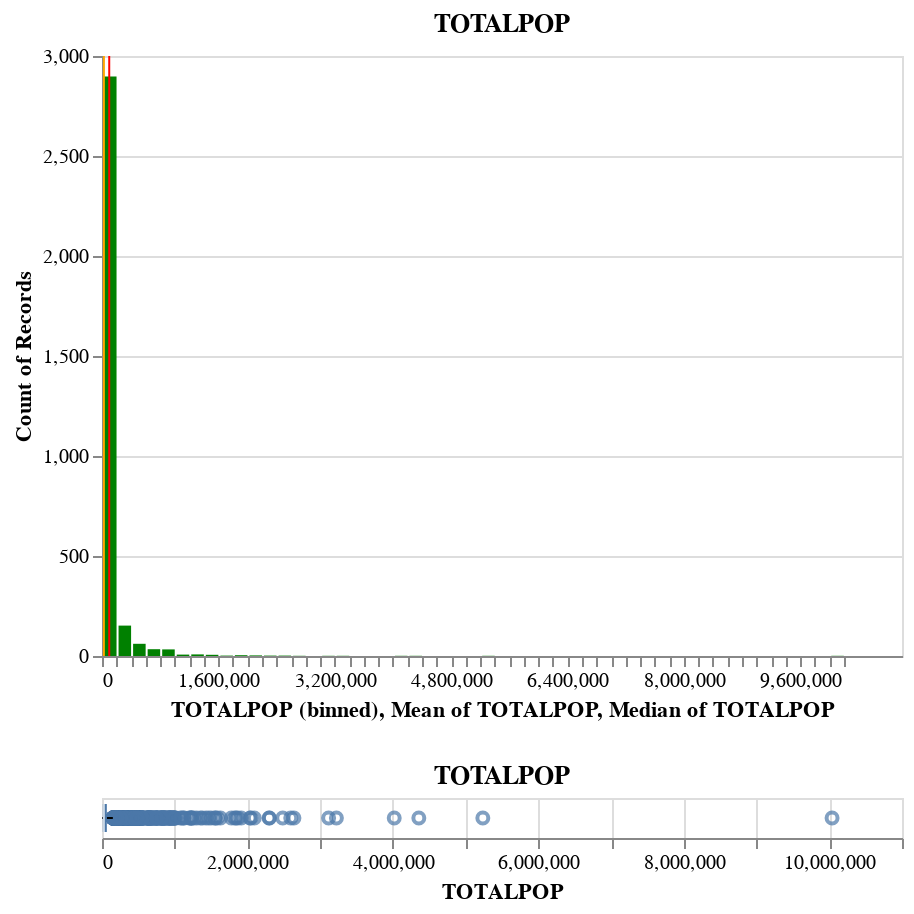
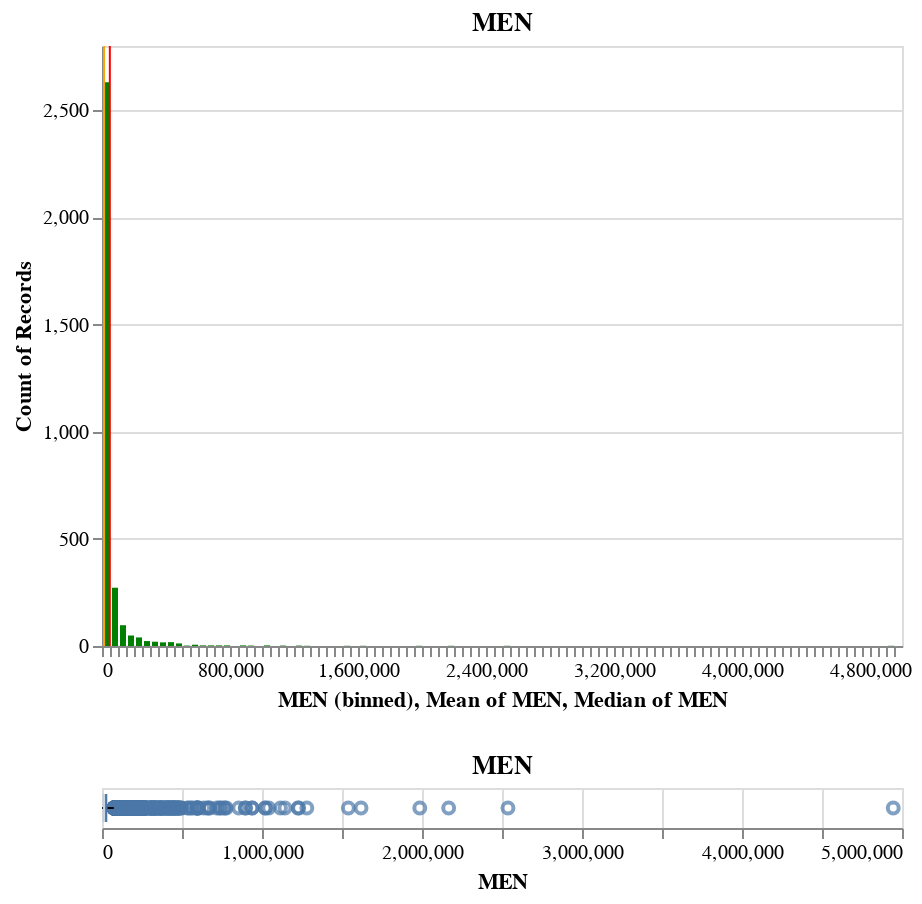
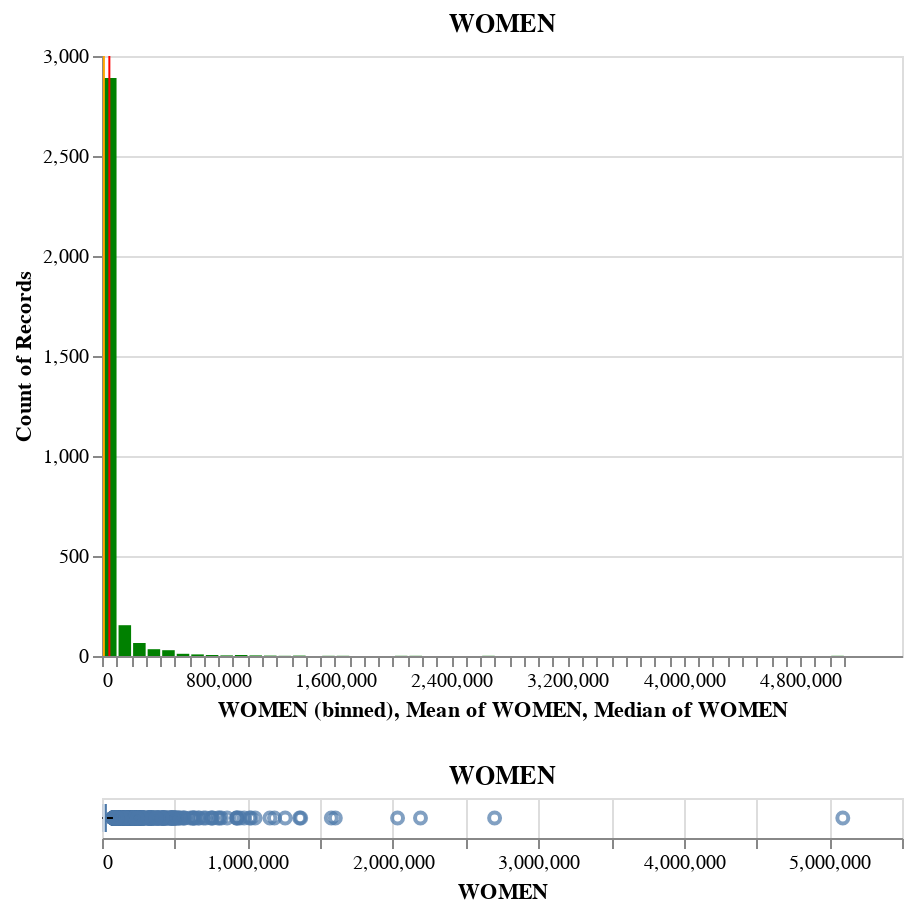
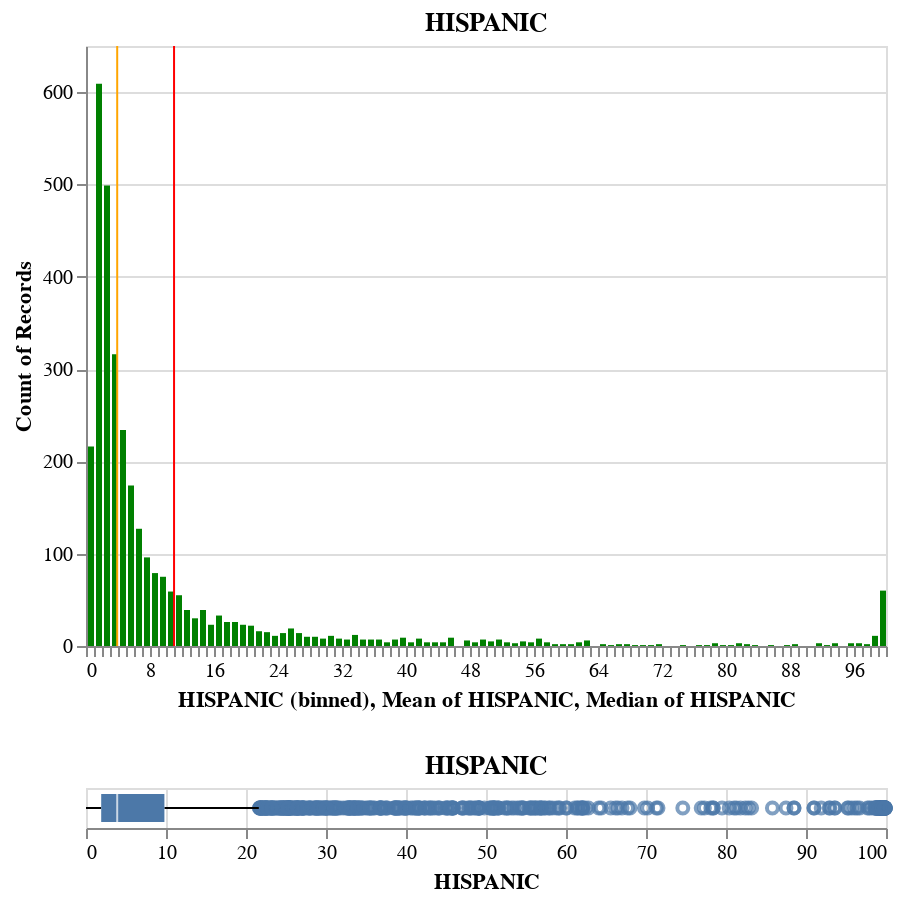

Notebook code cell kept with these figures, in order:
### Code cell
# Call the function in a cell using IPython display to chart all the columns at the same time
from IPython.display import display

for col in numeric_features:
    chart = plotDistributionForColumn(census_df, col)
    display(chart)

### Figure 1 — Vega-Lite specification as saved in the notebook (floating-point values rounded to 4 significant figures; data arrays with more than 128 entries replaced by an {"elided": "..."} marker saying what was removed)
{"config": {"view": {"continuousWidth": 400, "continuousHeight": 300}}, "vconcat": [{"layer": [{"mark": {"type": "bar", "color": "green"}, "encoding": {"x": {"type": "quantitative", "bin": {"maxbins": 100}, "field": "TOTALPOP"}, "y": {"type": "quantitative", "aggregate": "count"}}, "title": "TOTALPOP"}, {"mark": {"type": "rule", "color": "red"}, "encoding": {"x": {"type": "quantitative", "aggregate": "mean", "field": "TOTALPOP"}}}, {"mark": {"type": "rule", "color": "orange"}, "encoding": {"x": {"type": "quantitative", "aggregate": "median", "field": "TOTALPOP"}}}]}, {"mark": "boxplot", "encoding": {"x": {"type": "quantitative", "field": "TOTALPOP"}}, "title": "TOTALPOP"}], "data": {"name": "data-996752fd7bcff69c65c83aed4a8a4384"}, "$schema": "https://vega.github.io/schema/vega-lite/v4.8.1.json", "datasets": {"data-996752fd7bcff69c65c83aed4a8a4384": {"elided": "3218 records"}}}

### Figure 2 — Vega-Lite specification as saved in the notebook (floating-point values rounded to 4 significant figures; data arrays with more than 128 entries replaced by an {"elided": "..."} marker saying what was removed)
{"config": {"view": {"continuousWidth": 400, "continuousHeight": 300}}, "vconcat": [{"layer": [{"mark": {"type": "bar", "color": "green"}, "encoding": {"x": {"type": "quantitative", "bin": {"maxbins": 100}, "field": "MEN"}, "y": {"type": "quantitative", "aggregate": "count"}}, "title": "MEN"}, {"mark": {"type": "rule", "color": "red"}, "encoding": {"x": {"type": "quantitative", "aggregate": "mean", "field": "MEN"}}}, {"mark": {"type": "rule", "color": "orange"}, "encoding": {"x": {"type": "quantitative", "aggregate": "median", "field": "MEN"}}}]}, {"mark": "boxplot", "encoding": {"x": {"type": "quantitative", "field": "MEN"}}, "title": "MEN"}], "data": {"name": "data-0a98b6f2b29a47acc23149c5053b2685"}, "$schema": "https://vega.github.io/schema/vega-lite/v4.8.1.json", "datasets": {"data-0a98b6f2b29a47acc23149c5053b2685": {"elided": "3218 records"}}}

### Figure 3 — Vega-Lite specification as saved in the notebook (floating-point values rounded to 4 significant figures; data arrays with more than 128 entries replaced by an {"elided": "..."} marker saying what was removed)
{"config": {"view": {"continuousWidth": 400, "continuousHeight": 300}}, "vconcat": [{"layer": [{"mark": {"type": "bar", "color": "green"}, "encoding": {"x": {"type": "quantitative", "bin": {"maxbins": 100}, "field": "WOMEN"}, "y": {"type": "quantitative", "aggregate": "count"}}, "title": "WOMEN"}, {"mark": {"type": "rule", "color": "red"}, "encoding": {"x": {"type": "quantitative", "aggregate": "mean", "field": "WOMEN"}}}, {"mark": {"type": "rule", "color": "orange"}, "encoding": {"x": {"type": "quantitative", "aggregate": "median", "field": "WOMEN"}}}]}, {"mark": "boxplot", "encoding": {"x": {"type": "quantitative", "field": "WOMEN"}}, "title": "WOMEN"}], "data": {"name": "data-78ce7549794161987e0fbc16e1d967c3"}, "$schema": "https://vega.github.io/schema/vega-lite/v4.8.1.json", "datasets": {"data-78ce7549794161987e0fbc16e1d967c3": {"elided": "3218 records"}}}

### Figure 4 — Vega-Lite specification as saved in the notebook (floating-point values rounded to 4 significant figures; data arrays with more than 128 entries replaced by an {"elided": "..."} marker saying what was removed)
{"config": {"view": {"continuousWidth": 400, "continuousHeight": 300}}, "vconcat": [{"layer": [{"mark": {"type": "bar", "color": "green"}, "encoding": {"x": {"type": "quantitative", "bin": {"maxbins": 100}, "field": "HISPANIC"}, "y": {"type": "quantitative", "aggregate": "count"}}, "title": "HISPANIC"}, {"mark": {"type": "rule", "color": "red"}, "encoding": {"x": {"type": "quantitative", "aggregate": "mean", "field": "HISPANIC"}}}, {"mark": {"type": "rule", "color": "orange"}, "encoding": {"x": {"type": "quantitative", "aggregate": "median", "field": "HISPANIC"}}}]}, {"mark": "boxplot", "encoding": {"x": {"type": "quantitative", "field": "HISPANIC"}}, "title": "HISPANIC"}], "data": {"name": "data-89cb8877148f83b75c3f77676dc19aae"}, "$schema": "https://vega.github.io/schema/vega-lite/v4.8.1.json", "datasets": {"data-89cb8877148f83b75c3f77676dc19aae": {"elided": "3218 records"}}}
